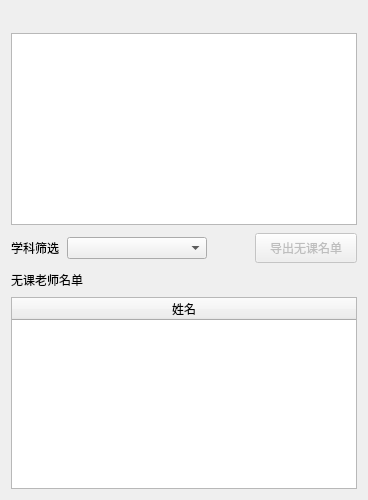
<?xml version="1.0" encoding="UTF-8"?>
<ui version="4.0">
 <class>FreeTab</class>
 <widget class="QWidget" name="freeTab">
  <layout class="QVBoxLayout" name="mainLayout">
   <property name="spacing">
    <number>8</number>
   </property>
   <item>
    <widget class="QLabel" name="freeSummaryLabel">
     <property name="visible">
      <bool>false</bool>
     </property>
    </widget>
   </item>
   <item>
    <widget class="QTableWidget" name="freeScheduleTable"/>
   </item>
   <item>
    <layout class="QHBoxLayout" name="actionsLayout">
     <item>
      <widget class="QLabel" name="freeSubjectLabel">
       <property name="text">
        <string>学科筛选</string>
       </property>
      </widget>
     </item>
     <item>
      <widget class="QComboBox" name="freeSubjectCombo">
       <property name="minimumSize">
        <size>
         <width>140</width>
         <height>0</height>
        </size>
       </property>
      </widget>
     </item>
     <item>
      <spacer name="actionsStretchSpacer">
       <property name="orientation">
        <enum>Qt::Horizontal</enum>
       </property>
       <property name="sizeType">
        <enum>QSizePolicy::Expanding</enum>
       </property>
       <property name="sizeHint" stdset="0">
        <size>
         <width>40</width>
         <height>20</height>
        </size>
       </property>
      </spacer>
     </item>
     <item>
      <widget class="QPushButton" name="freeExportButton">
       <property name="enabled">
        <bool>false</bool>
       </property>
       <property name="minimumSize">
        <size>
         <width>102</width>
         <height>30</height>
        </size>
       </property>
       <property name="text">
        <string>导出无课名单</string>
       </property>
      </widget>
     </item>
    </layout>
   </item>
   <item>
    <widget class="QLabel" name="freeListLabel">
     <property name="text">
      <string>无课老师名单</string>
     </property>
    </widget>
   </item>
   <item>
    <widget class="QTableWidget" name="freeListTable">
     <property name="alternatingRowColors">
      <bool>true</bool>
     </property>
     <property name="editTriggers">
      <set>QAbstractItemView::NoEditTriggers</set>
     </property>
     <property name="selectionMode">
      <enum>QAbstractItemView::ExtendedSelection</enum>
     </property>
     <property name="selectionBehavior">
      <enum>QAbstractItemView::SelectRows</enum>
     </property>
     <attribute name="horizontalHeaderStretchLastSection">
      <bool>true</bool>
     </attribute>
     <column>
      <property name="text">
       <string>姓名</string>
      </property>
     </column>
    </widget>
   </item>
  </layout>
 </widget>
 <resources/>
 <connections/>
</ui>
